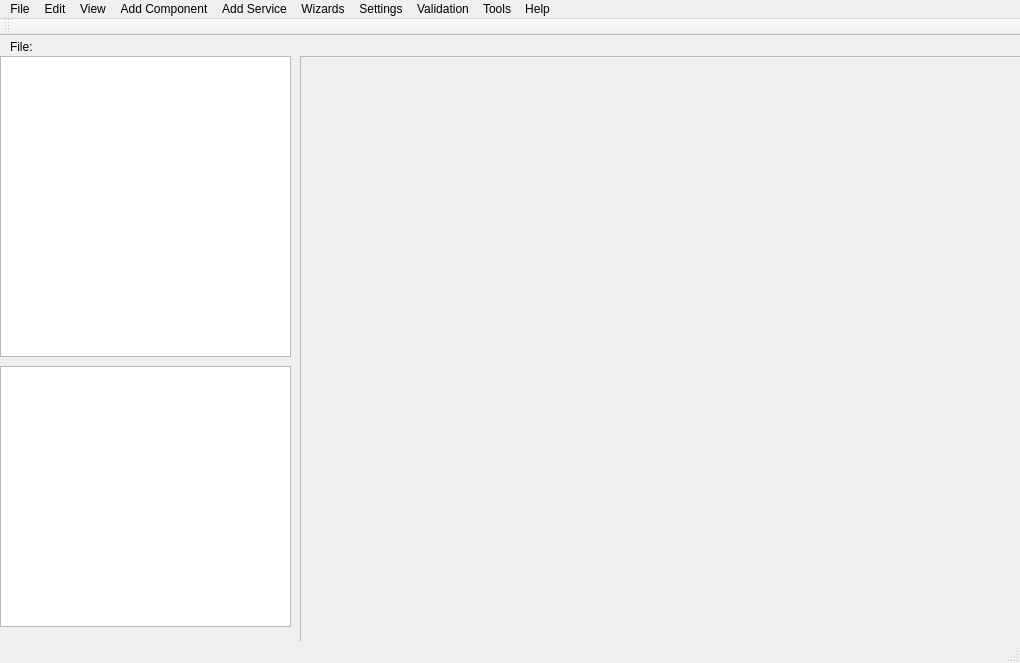
<?xml version="1.0" encoding="UTF-8"?>
<ui version="4.0">
 <class>MainWindow</class>
 <widget class="QMainWindow" name="MainWindow">
  <property name="geometry">
   <rect>
    <x>0</x>
    <y>0</y>
    <width>1020</width>
    <height>663</height>
   </rect>
  </property>
  <property name="windowTitle">
   <string>Configurator Central</string>
  </property>
  <widget class="QWidget" name="centralWidget">
   <widget class="QScrollArea" name="scrollArea_2">
    <property name="geometry">
     <rect>
      <x>300</x>
      <y>20</y>
      <width>981</width>
      <height>931</height>
     </rect>
    </property>
    <property name="widgetResizable">
     <bool>true</bool>
    </property>
    <widget class="QWidget" name="scrollAreaWidgetContents_2">
     <property name="geometry">
      <rect>
       <x>0</x>
       <y>0</y>
       <width>979</width>
       <height>929</height>
      </rect>
     </property>
     <widget class="QWidget" name="verticalLayoutWidget">
      <property name="geometry">
       <rect>
        <x>0</x>
        <y>0</y>
        <width>981</width>
        <height>941</height>
       </rect>
      </property>
      <layout class="QVBoxLayout" name="verticalLayout">
       <property name="spacing">
        <number>1</number>
       </property>
       <property name="sizeConstraint">
        <enum>QLayout::SetDefaultConstraint</enum>
       </property>
      </layout>
     </widget>
    </widget>
   </widget>
   <widget class="QTreeView" name="treeView">
    <property name="geometry">
     <rect>
      <x>0</x>
      <y>20</y>
      <width>291</width>
      <height>301</height>
     </rect>
    </property>
   </widget>
   <widget class="QLabel" name="labelConfigurationFile">
    <property name="geometry">
     <rect>
      <x>50</x>
      <y>0</y>
      <width>321</width>
      <height>20</height>
     </rect>
    </property>
    <property name="text">
     <string>&lt;Open a file&gt;</string>
    </property>
   </widget>
   <widget class="QLabel" name="label">
    <property name="geometry">
     <rect>
      <x>10</x>
      <y>0</y>
      <width>41</width>
      <height>21</height>
     </rect>
    </property>
    <property name="text">
     <string>File:</string>
    </property>
   </widget>
   <widget class="QTableWidget" name="notificationTableWidget">
    <property name="geometry">
     <rect>
      <x>0</x>
      <y>330</y>
      <width>291</width>
      <height>261</height>
     </rect>
    </property>
   </widget>
  </widget>
  <widget class="QMenuBar" name="menuBar">
   <property name="geometry">
    <rect>
     <x>0</x>
     <y>0</y>
     <width>1020</width>
     <height>25</height>
    </rect>
   </property>
   <widget class="QMenu" name="menuFile">
    <property name="title">
     <string>File</string>
    </property>
    <addaction name="separator"/>
    <addaction name="actionOpen"/>
    <addaction name="actionReload"/>
    <addaction name="actionRecent"/>
    <addaction name="actionSave"/>
    <addaction name="actionSave_As"/>
    <addaction name="actionClose"/>
   </widget>
   <widget class="QMenu" name="menuAdd_Component">
    <property name="title">
     <string>Add Component</string>
    </property>
   </widget>
   <widget class="QMenu" name="menuAdd_Service">
    <property name="title">
     <string>Add Service</string>
    </property>
   </widget>
   <widget class="QMenu" name="menuHelp">
    <property name="title">
     <string>Help</string>
    </property>
    <addaction name="actionAbout"/>
   </widget>
   <widget class="QMenu" name="menuEdit">
    <property name="title">
     <string>Edit</string>
    </property>
    <addaction name="actionUndo"/>
    <addaction name="actionRedo"/>
   </widget>
   <widget class="QMenu" name="menuWizards">
    <property name="title">
     <string>Wizards</string>
    </property>
    <widget class="QMenu" name="menuMacros">
     <property name="title">
      <string>Macros</string>
     </property>
     <addaction name="actionStart_Macro_Capture"/>
     <addaction name="actionStop_Macro_Capture"/>
     <addaction name="actionSave_Macro"/>
    </widget>
    <addaction name="separator"/>
    <addaction name="actionAdd_Roxie"/>
    <addaction name="actionAdd_Thor_s"/>
    <addaction name="separator"/>
    <addaction name="menuMacros"/>
   </widget>
   <widget class="QMenu" name="menuSettings">
    <property name="title">
     <string>Settings</string>
    </property>
    <addaction name="actionRegenerate_QML"/>
   </widget>
   <widget class="QMenu" name="menuValidation">
    <property name="title">
     <string>Validation</string>
    </property>
    <addaction name="actionCheck_For_Issues"/>
   </widget>
   <widget class="QMenu" name="menuTools">
    <property name="title">
     <string>Tools</string>
    </property>
    <addaction name="actionGenerate_QML"/>
    <addaction name="actionGenerate_DockBook"/>
    <addaction name="actionGenerate_Dojo"/>
    <addaction name="separator"/>
    <addaction name="actionGenerate_Internal_Data_Structure_Debug"/>
   </widget>
   <widget class="QMenu" name="menuView">
    <property name="title">
     <string>View</string>
    </property>
    <addaction name="actionShow_Action_List"/>
   </widget>
   <addaction name="menuFile"/>
   <addaction name="menuEdit"/>
   <addaction name="menuView"/>
   <addaction name="menuAdd_Component"/>
   <addaction name="menuAdd_Service"/>
   <addaction name="menuWizards"/>
   <addaction name="menuSettings"/>
   <addaction name="menuValidation"/>
   <addaction name="menuTools"/>
   <addaction name="menuHelp"/>
  </widget>
  <widget class="QStatusBar" name="statusBar"/>
  <widget class="QToolBar" name="toolBar">
   <property name="windowTitle">
    <string>toolBar</string>
   </property>
   <attribute name="toolBarArea">
    <enum>TopToolBarArea</enum>
   </attribute>
   <attribute name="toolBarBreak">
    <bool>false</bool>
   </attribute>
  </widget>
  <action name="actionOpen">
   <property name="text">
    <string>Open</string>
   </property>
  </action>
  <action name="actionRecent">
   <property name="text">
    <string>Recent</string>
   </property>
  </action>
  <action name="actionSave">
   <property name="text">
    <string>Save</string>
   </property>
  </action>
  <action name="actionSave_As">
   <property name="text">
    <string>Save As</string>
   </property>
  </action>
  <action name="actionClose">
   <property name="text">
    <string>Close</string>
   </property>
  </action>
  <action name="actionAbout">
   <property name="text">
    <string>About</string>
   </property>
  </action>
  <action name="actionUndo">
   <property name="text">
    <string>Undo</string>
   </property>
  </action>
  <action name="actionRedo">
   <property name="text">
    <string>Redo</string>
   </property>
  </action>
  <action name="actionStart_Macro_Capture">
   <property name="text">
    <string>Start Macro Capture</string>
   </property>
  </action>
  <action name="actionStop_Macro_Capture">
   <property name="text">
    <string>Stop Macro Capture</string>
   </property>
  </action>
  <action name="actionSave_Macro">
   <property name="text">
    <string>Save Macro</string>
   </property>
  </action>
  <action name="actionAdd_Roxie">
   <property name="text">
    <string>Add New Hardware and Configure</string>
   </property>
  </action>
  <action name="actionAdd_Thor_s">
   <property name="text">
    <string>Reconfigure Existing Hardware</string>
   </property>
  </action>
  <action name="actionReload">
   <property name="text">
    <string>Reload</string>
   </property>
  </action>
  <action name="actionGenerate_QML">
   <property name="text">
    <string>Generate QML</string>
   </property>
  </action>
  <action name="actionGenerate_DockBook">
   <property name="text">
    <string>Generate DocBook</string>
   </property>
   <property name="toolTip">
    <string>Generate DocBook formatted documentation for XSD component definitions.</string>
   </property>
  </action>
  <action name="actionGenerate_Dojo">
   <property name="text">
    <string>Generate Dojo</string>
   </property>
  </action>
  <action name="actionGenerate_Internal_Data_Structure_Debug">
   <property name="text">
    <string>Generate Internal Data Structure (Debug)</string>
   </property>
  </action>
  <action name="actionShow_Action_List">
   <property name="checkable">
    <bool>true</bool>
   </property>
   <property name="text">
    <string>Show Action List</string>
   </property>
  </action>
  <action name="actionCheck_For_Issues">
   <property name="text">
    <string>Check For Issues</string>
   </property>
  </action>
  <action name="actionRegenerate_QML">
   <property name="checkable">
    <bool>true</bool>
   </property>
   <property name="checked">
    <bool>true</bool>
   </property>
   <property name="text">
    <string>Regenerate QML</string>
   </property>
  </action>
 </widget>
 <layoutdefault spacing="6" margin="11"/>
 <resources/>
 <connections/>
</ui>
